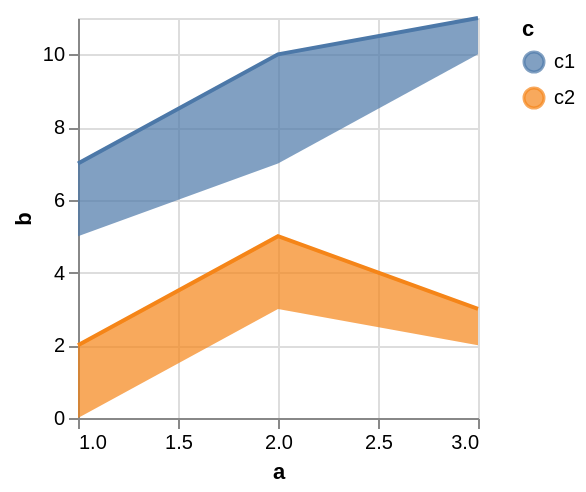

Write the Vega-Lite specification saved for this chart.
### Vega specification from a JSON file in a GitHub repository (floating-point values rounded to 4 significant figures)
{"$schema": "https://vega.github.io/schema/vega/v5.json", "background": "white", "padding": 5, "width": 200, "height": 200, "style": "cell", "data": [{"name": "source_0", "values": [{"a": 1, "b": 2, "c": "c1"}, {"a": 2, "b": 3, "c": "c1"}, {"a": 3, "b": 1, "c": "c1"}, {"a": 1, "b": 2, "c": "c2"}, {"a": 3, "b": 1, "c": "c2"}, {"a": 2, "b": 2, "c": "c2"}]}, {"name": "data_0", "source": "source_0", "transform": [{"type": "formula", "expr": "toNumber(datum[\"a\"])", "as": "a"}, {"type": "stack", "groupby": [], "field": "b", "sort": {"field": ["c"], "order": ["descending"]}, "as": ["b_start", "b_end"], "offset": "zero"}]}], "marks": [{"name": "layer_0_pathgroup", "type": "group", "from": {"facet": {"name": "faceted_path_layer_0_main", "data": "data_0", "groupby": ["c"]}}, "encode": {"update": {"width": {"field": {"group": "width"}}, "height": {"field": {"group": "height"}}}}, "marks": [{"name": "layer_0_marks", "type": "area", "style": ["area"], "sort": {"field": "x"}, "from": {"data": "faceted_path_layer_0_main"}, "encode": {"update": {"opacity": {"value": 0.7}, "orient": {"value": "vertical"}, "fill": {"scale": "color", "field": "c"}, "description": {"signal": "\"a: \" + (format(datum[\"a\"], \"\")) + \"; b: \" + (format(datum[\"b\"], \"\")) + \"; c: \" + (isValid(datum[\"c\"]) ? datum[\"c\"] : \"\"+datum[\"c\"])"}, "x": {"scale": "x", "field": "a"}, "y": {"scale": "y", "field": "b_end"}, "y2": {"scale": "y", "field": "b_start"}, "defined": {"signal": "isValid(datum[\"a\"]) && isFinite(+datum[\"a\"]) && isValid(datum[\"b\"]) && isFinite(+datum[\"b\"])"}}}}]}, {"name": "layer_1_pathgroup", "type": "group", "from": {"facet": {"name": "faceted_path_layer_1_main", "data": "data_0", "groupby": ["c"]}}, "encode": {"update": {"width": {"field": {"group": "width"}}, "height": {"field": {"group": "height"}}}}, "marks": [{"name": "layer_1_marks", "type": "line", "style": ["line"], "sort": {"field": "x"}, "from": {"data": "faceted_path_layer_1_main"}, "encode": {"update": {"stroke": {"scale": "color", "field": "c"}, "description": {"signal": "\"a: \" + (format(datum[\"a\"], \"\")) + \"; b: \" + (format(datum[\"b\"], \"\")) + \"; c: \" + (isValid(datum[\"c\"]) ? datum[\"c\"] : \"\"+datum[\"c\"])"}, "x": {"scale": "x", "field": "a"}, "y": {"scale": "y", "field": "b_end"}, "defined": {"signal": "isValid(datum[\"a\"]) && isFinite(+datum[\"a\"]) && isValid(datum[\"b\"]) && isFinite(+datum[\"b\"])"}}}}]}], "scales": [{"name": "x", "type": "linear", "domain": {"data": "data_0", "field": "a"}, "range": [0, {"signal": "width"}], "nice": true, "zero": false}, {"name": "y", "type": "linear", "domain": {"data": "data_0", "fields": ["b_start", "b_end"]}, "range": [{"signal": "height"}, 0], "nice": true, "zero": true}, {"name": "color", "type": "ordinal", "domain": {"data": "data_0", "field": "c", "sort": true}, "range": "category"}], "axes": [{"scale": "x", "orient": "bottom", "gridScale": "y", "grid": true, "tickCount": {"signal": "ceil(width/40)"}, "domain": false, "labels": false, "aria": false, "maxExtent": 0, "minExtent": 0, "ticks": false, "zindex": 0}, {"scale": "y", "orient": "left", "gridScale": "x", "grid": true, "tickCount": {"signal": "ceil(height/40)"}, "domain": false, "labels": false, "aria": false, "maxExtent": 0, "minExtent": 0, "ticks": false, "zindex": 0}, {"scale": "x", "orient": "bottom", "grid": false, "title": "a", "labelFlush": true, "labelOverlap": true, "tickCount": {"signal": "ceil(width/40)"}, "zindex": 0}, {"scale": "y", "orient": "left", "grid": false, "title": "b", "labelOverlap": true, "tickCount": {"signal": "ceil(height/40)"}, "zindex": 0}], "legends": [{"fill": "color", "symbolType": "circle", "title": "c", "encode": {"symbols": {"update": {"opacity": {"value": 0.7}}}}, "stroke": "color"}]}
